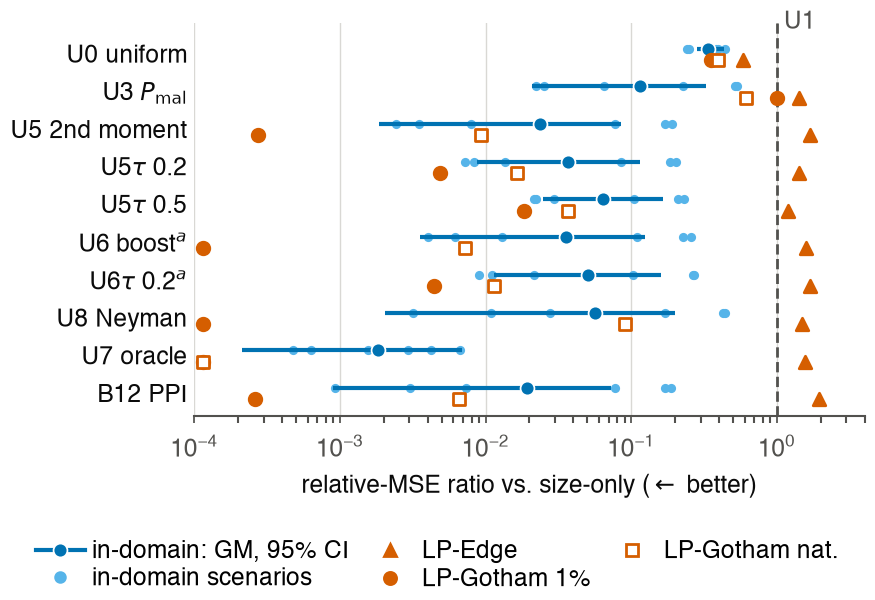

Write Python code to recreate this figure.
"""Fig. 4 (E3): value of the AI utility at equal budget — per-scenario relative-MSE ratio vs size-only sampling (U1),
in-domain (LOSO LP-IoT23, p = 1%) and zero-shot (LP-Edge, LP-Gotham), ρ = 5%.

Ratio per scenario = Σ_q Var_d(q)/Q_q² ÷ Σ_q Var_U1(q)/Q_q² over the scenario's content estimands (classes D, S; Q > 0),
budget-matched static designs (analytic) or the adaptive arms as deployed (500 MC reps). In-domain: geometric mean
over the 6 scenarios with a cluster-bootstrap 95% CI (scenarios resampled, estimands nested; 2,000 resamples) and
the scenarios as dots; zero-shot: the 3 scenarios individually (too few and too heterogeneous for a pooled mean).

Input: results/summary/E3_summary.parquet. Output: figures/fig4_ai.pdf (3.5 in) + fig4_ai.caption.txt + fig4_ai.png.
"""
from __future__ import annotations

import json
import sys
from pathlib import Path

import numpy as np
import pandas as pd

HERE = Path(__file__).resolve().parent
P1 = HERE.parent
import matplotlib  # noqa: E402

matplotlib.use("Agg")
import matplotlib.pyplot as plt  # noqa: E402
from matplotlib.lines import Line2D  # noqa: E402

SUMMARY = P1 / "results" / "summary"
# paper-wide Okabe-Ito palette (as P1-F's figures/_style_p1f.py)
C = {"blue": "#0072B2", "orange": "#D55E00", "aqua": "#009E73", "ink": "#0b0b0b", "ink2": "#52514e", "grid": "#d9d8d4",
     "blue_l": "#56B4E9"}
ROWS = [("U0", "U0 uniform"), ("U3", "U3 $P_\\mathrm{mal}$"), ("U5", "U5 2nd moment"),
        ("U5tau0.2", "U5$\\tau$ 0.2"), ("U5tau0.5", "U5$\\tau$ 0.5"), ("U6", "U6 boost$^{a}$"),
        ("U6tau0.2", "U6$\\tau$ 0.2$^{a}$"), ("U8", "U8 Neyman"), ("U7", "U7 oracle"),
        ("B12", "B12 PPI")]
ZS = [("lp_edge_p10000", "LP-Edge", "^"), ("lp_gotham_p10000", "LP-Gotham 1%", "o"), ("lp_gotham_nat", "LP-Gotham nat.", "s")]
XMIN, XMAX = 1e-4, 4.0


def style():
    plt.rcParams.update({
        "font.family": "sans-serif", "font.sans-serif": ["Helvetica", "Arial", "DejaVu Sans"], "font.size": 7,
        "axes.labelsize": 7, "xtick.labelsize": 7, "ytick.labelsize": 7, "legend.fontsize": 7,
        "axes.linewidth": 0.6, "xtick.major.width": 0.5, "ytick.major.width": 0.0, "xtick.major.size": 2,
        "axes.edgecolor": C["ink2"], "axes.labelcolor": C["ink"], "xtick.color": C["ink2"], "ytick.color": C["ink"],
        "axes.spines.top": False, "axes.spines.right": False, "axes.spines.left": False, "pdf.fonttype": 42,
        "ps.fonttype": 42, "legend.frameon": False, "axes.grid": True, "grid.color": C["grid"], "grid.linewidth": 0.4})


def clip(v):
    v = np.asarray(v, float)
    return np.clip(v, XMIN * 1.15, XMAX), v < XMIN * 1.15


def main() -> int:
    style()
    S = pd.read_parquet(SUMMARY / "E3_summary.parquet")
    S = S[(S["classes"] == "DS") & np.isclose(S["rho"], 0.05)]
    fig, ax = plt.subplots(figsize=(3.5, 2.4), layout="constrained")
    y = np.arange(len(ROWS))[::-1]
    facts = {}
    for yi, (des, lab) in zip(y, ROWS):
        r_in = S[(S["group"] == "in_domain") & (S["design"] == des)]
        r_zs = S[(S["group"] == "zero_shot") & (S["design"] == des)]
        if len(r_in):
            r = r_in.iloc[0]
            ps = json.loads(r["per_scenario"])
            xs, low = clip(list(ps.values()))
            ax.scatter(xs, np.full(len(xs), yi + 0.13), s=7, color=C["blue_l"], lw=0, zorder=3)
            g, lo, hi = clip([r["gm"]])[0][0], clip([r["lo"]])[0][0], clip([r["hi"]])[0][0]
            ax.plot([lo, hi], [yi + 0.13, yi + 0.13], color=C["blue"], lw=1.2, zorder=4, solid_capstyle="butt")
            ax.scatter([g], [yi + 0.13], s=16, color=C["blue"], zorder=5, edgecolor="white", lw=0.5)
            facts[f"in_domain/{des}"] = {"gm": float(r["gm"]), "ci": [float(r["lo"]), float(r["hi"])], "per_scenario": ps}
        if len(r_zs):
            ps = json.loads(r_zs.iloc[0]["per_scenario"])
            for sid, slab, mk in ZS:
                if sid in ps:
                    xv, low = clip([ps[sid]])
                    ax.scatter(xv, [yi - 0.17], s=13, marker=mk, facecolor=C["orange"] if mk != "s" else "white",
                               edgecolor=C["orange"], lw=0.8, zorder=5)
            facts[f"zero_shot/{des}"] = ps
    ax.axvline(1.0, color=C["ink2"], lw=0.8, ls="--", zorder=2)
    ax.text(1.0, len(ROWS) - 0.45, " U1", fontsize=7, color=C["ink2"], ha="left", va="bottom")
    ax.set_xscale("log")
    ax.set_xlim(XMIN, XMAX)
    ax.set_ylim(-0.6, len(ROWS) - 0.2)
    ax.set_yticks(y, [r[1] for r in ROWS])
    ax.tick_params(axis="y", length=0, pad=2)
    ax.grid(axis="y", visible=False)
    ax.set_xlabel("relative-MSE ratio vs. size-only ($\\leftarrow$ better)")
    hand = [Line2D([], [], color=C["blue"], marker="o", ms=4, lw=1.2, mec="white", mew=0.5),
            Line2D([], [], color=C["blue_l"], marker="o", ms=2.6, lw=0)]
    hand += [Line2D([], [], color=C["orange"], marker=mk, ms=3.5, lw=0, mfc=C["orange"] if mk != "s" else "white", mew=0.8)
             for _, _, mk in ZS]
    labs = ["in-domain: GM, 95% CI", "in-domain scenarios"] + [z[1] for z in ZS]
    fig.legend(hand, labs, loc="outside lower center", ncol=3, handletextpad=0.3, columnspacing=0.7, borderaxespad=0.0,
               labelspacing=0.2)
    out = HERE / "fig4_ai.pdf"
    fig.savefig(out)
    fig.savefig(HERE / "fig4_ai.png", dpi=250)
    cap = {"figure": "fig4_ai.pdf", "rho": 0.05, "seeds": 3, "bootstrap": "2,000 cluster resamples over the 6 in-domain "
           "scenarios, estimands nested", "estimands": "content estimands (D detectors, S Suricata families) with Q > 0 and "
           ">= 50 eligible units", "ratio": "sum_q Var_d/Q^2 over sum_q Var_U1/Q^2 per scenario (budget-matched designs, "
           "analytic Var = sum f^2(1-pi)/pi; adaptive arms U6/U6tau: empirical MSE over R = 500 MC reps, as deployed)",
           "clipped": f"values below {XMIN:g} drawn at the left edge (exact estimation: Var = 0)",
           "footnote_a": "adaptive arm as deployed (realised-cost controller + boost); spend/target in E3_numbers.json",
           "values": facts,
           "text_for_caption": "E3: relative-MSE ratio vs size-only sampling (U1) at equal budget, rho = 5%, per test "
                               "scenario: in-domain LOSO LP-IoT23 (p = 1%, 6 scenarios; geometric mean with cluster-"
                               "bootstrap 95% CI) and zero-shot LP-Edge and LP-Gotham (individual scenarios); 3 seeds."}
    (HERE / "fig4_ai.caption.txt").write_text(json.dumps(cap, indent=1))
    print(f"wrote {out}")
    return 0


if __name__ == "__main__":
    sys.exit(main())
